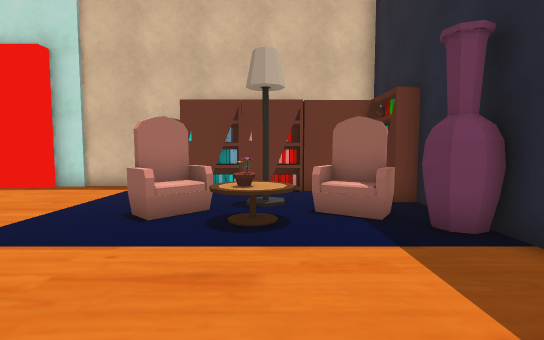
View 1 (above)

19 first-person views from a walk through a 3-D level made in the Unity game engine. The camera is 1.2 m above the floor, tilts 4° down and sees 85° across. The floor is counted in squares, 0.9 m on a side. Each view is taken from the middle of a square. On the plan, view 1 faces up. The plan holds only what a view shows up to about 14 squares ahead; the rest is blank. The place goes on beyond the plan. The player is left out.

View 2
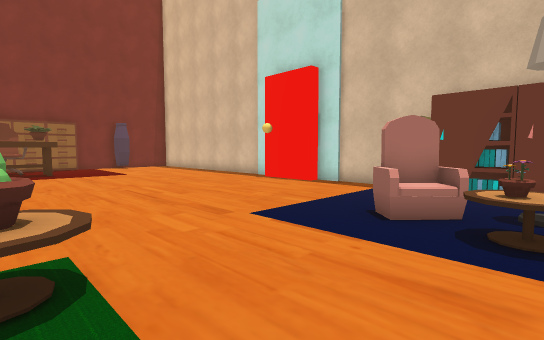

View 3
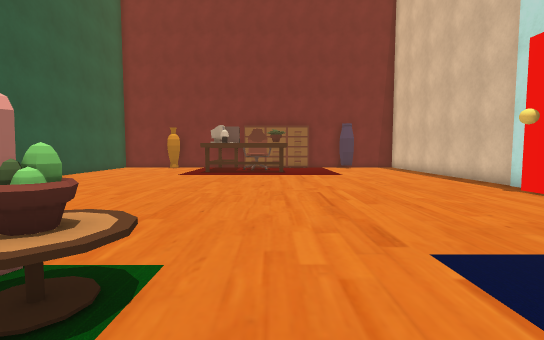

View 4
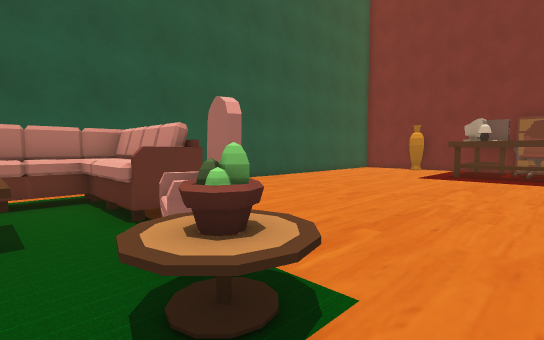

View 5
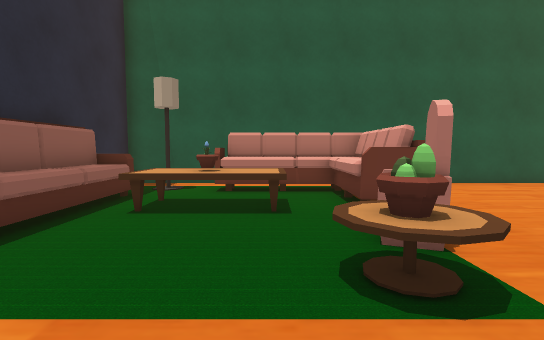

View 6
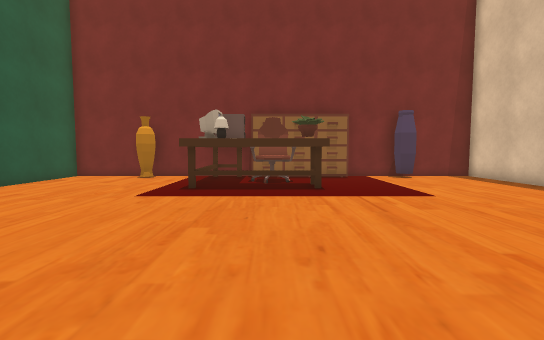

View 7
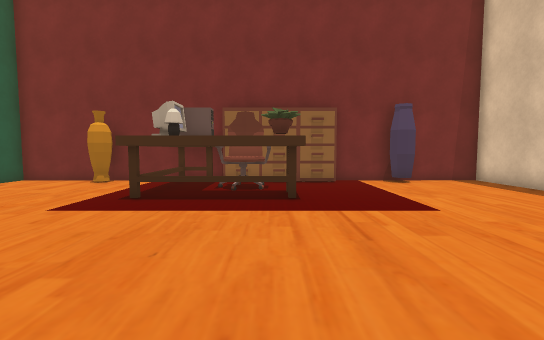

View 8
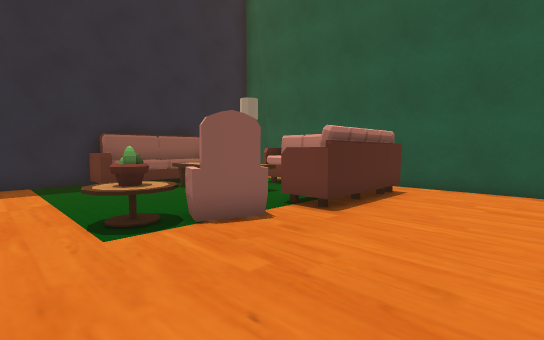

View 9
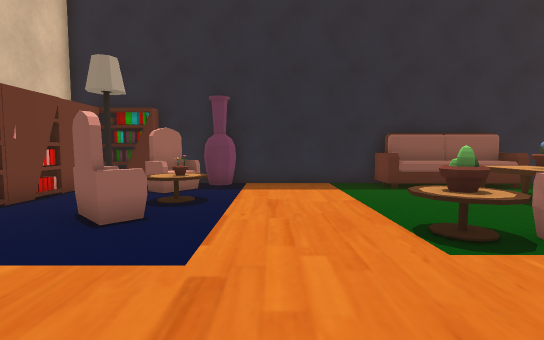

View 10
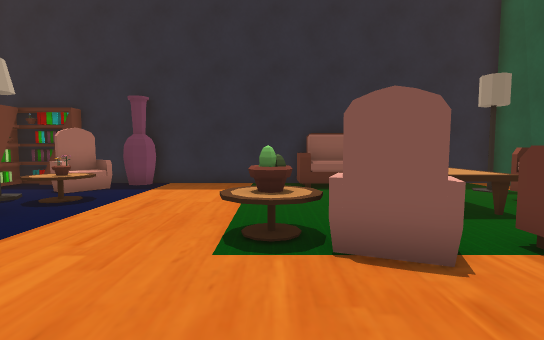

View 11
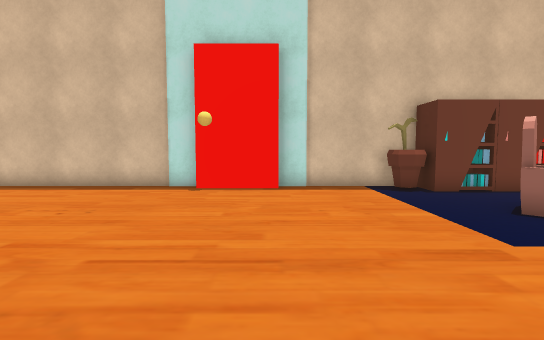

View 12
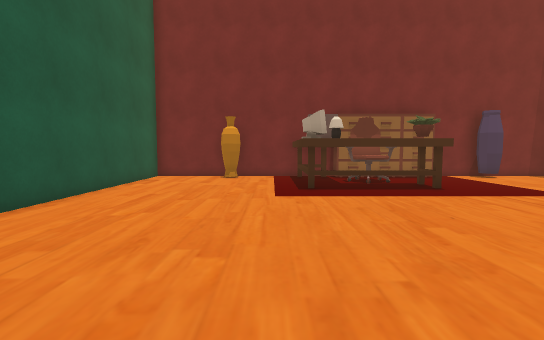

View 13
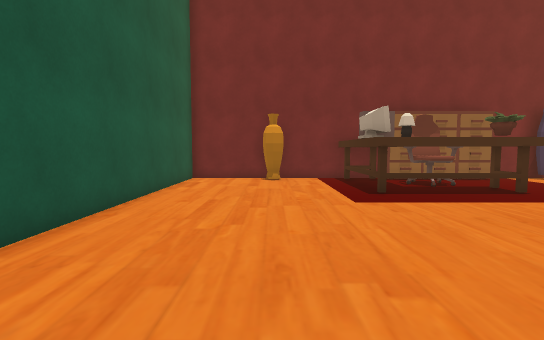

View 14
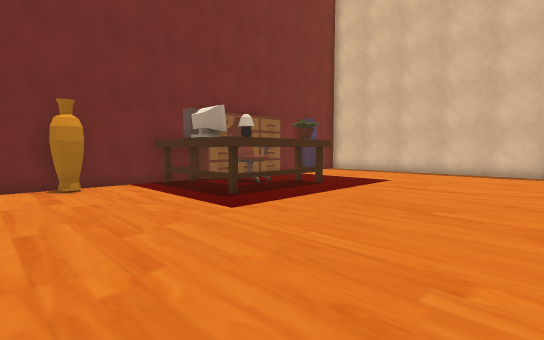

View 15
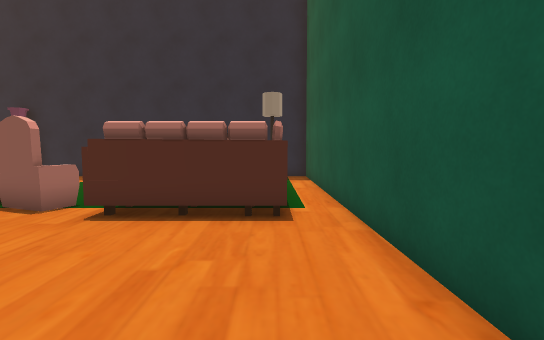

View 16
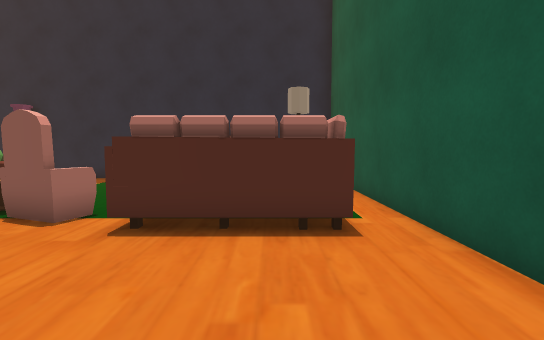

View 17
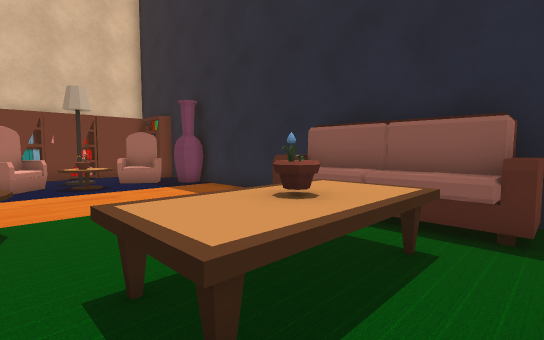

View 18
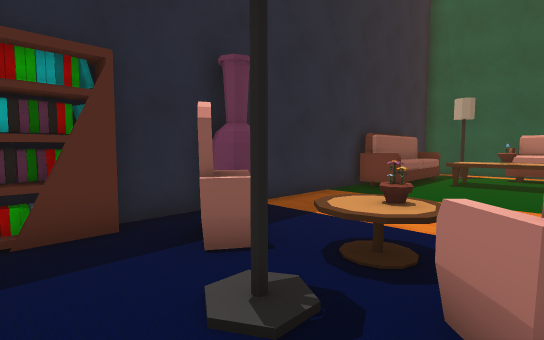

View 19
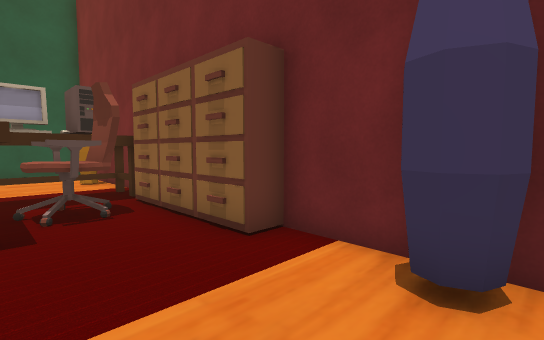

### Floor plan
Points are (right, up) in squares from view 1. A wall is a line through its corners. A room is listed if a view was taken in it or the views show most of it. See-through windows are left out.
Room 1 (views 1, 2, 3, 4, 5, 6, 7, 8, 9, 10, 11, 12, 13, 14, 15, 16, 17, 18, 19)
walls: (-10.6, 10.8) (-22.7, 10.8) (-22.7, 4.5); (-2.8, 10.8) (-7.8, 10.8) (-7.8, 10.1) (-10.6, 10.1); (3.6, -1.9) (3.6, 10); (-22.7, 0.1) (-22.7, -8.7) (3.6, -8.7) (3.6, -5.2)
objects: vase (-22, -5); desk (-22, -2) to (-18, 1); other object (-22, 0) to (-22, 1); other object (-22, 2) to (-22, 3); other object (-22, 4); vase (-22, 7) to (-22, 8); chair (-21, 0) to (-20, 2); other object (-20, -1) to (-20, 0); plant (-19, 2) to (-18, 2); desk (-19, 3) to (-18, 3); sofa (-5, -7) to (0, -4); armchair (-5, -2) to (-4, -1); cactus (-4, 0) to (-3, 0); table (-4, 1); other object (-4, 10); armchair (-3, 6) to (-2, 7); other object (-3, 10) to (-2, 10); table (-2, -5) to (1, -3); other object (-1, -4) to (0, -4); other object (-1, 5) to (0, 5); table (-1, 6) to (0, 6); other object (-1, 10) to (0, 10); lamp (0, 7); armchair (1, 6) to (2, 7); other object (1, 10) to (2, 10); lamp (2, -7); sofa (2, -5) to (3, -1); vase (3, 5); other object (3, 8) to (4, 9); other object (3, 10)

Positions as (right, up) in squares from view 1, and headings:
1: (0, 0), facing up
2: (0, 0), facing up-left
3: (-1, 2), facing left
4: (-2, 2), facing down-left
5: (-2, 3), facing down
6: (-8, 1), facing left
7: (-10, 2), facing left
8: (-9, 2), facing down-right
9: (-8, 3), facing right
10: (-8, 0), facing right
11: (-8, 0), facing up
12: (-8, -3), facing left
13: (-9, -5), facing left
14: (-11, -7), facing up-left
15: (-11, -7), facing right
16: (-10, -6), facing right
17: (-3, -6), facing up-right
18: (-2, 9), facing down-right
19: (-19, 8), facing down-left
